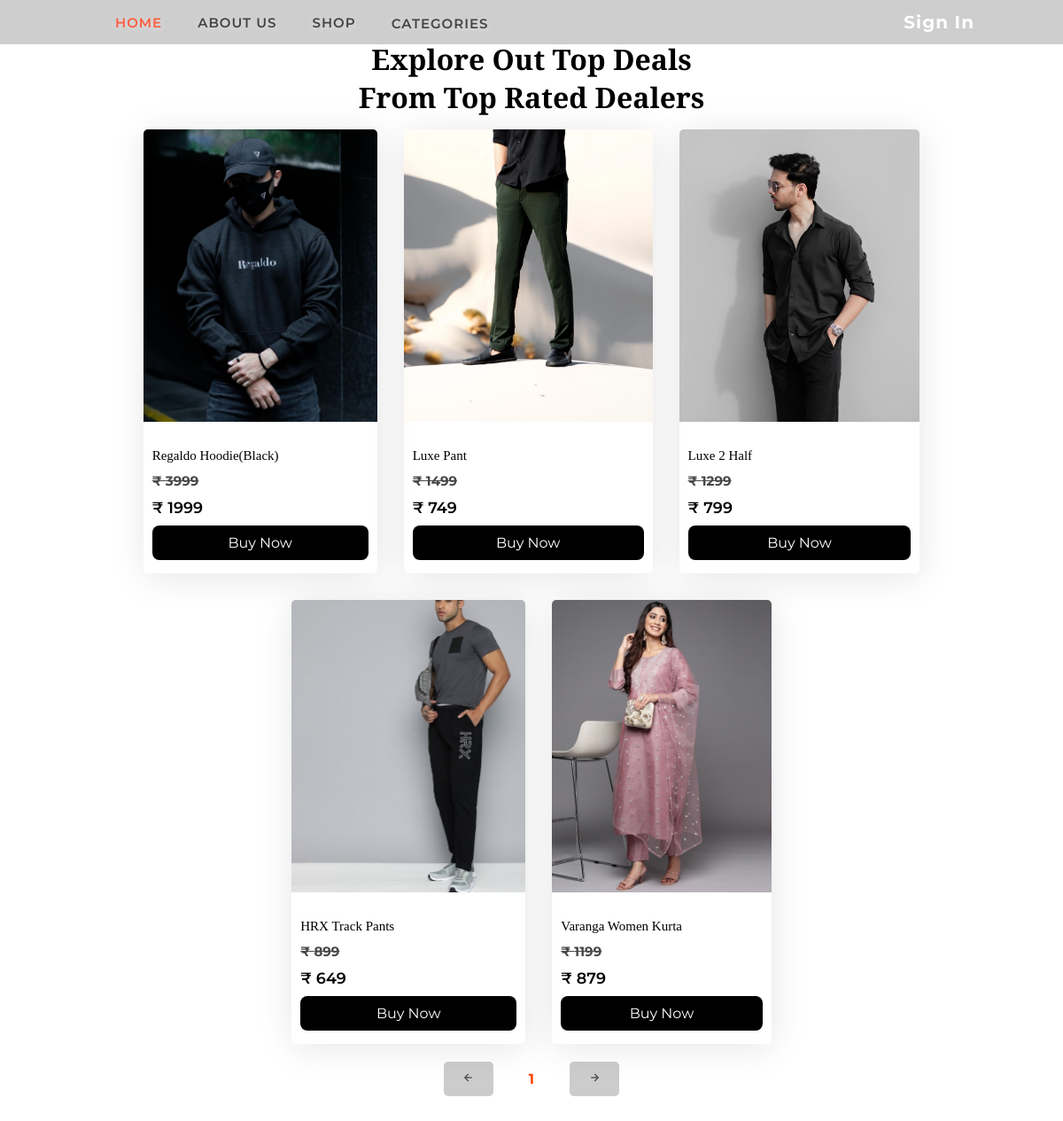
/products.php, run on the app's committed database.
### tables this page shows
CREATE TABLE `products` (
  `product_id` int(11) NOT NULL,
  `product_name` text NOT NULL,
  `category` int(11) NOT NULL,
  `product_img_main` text NOT NULL,
  `img_url2` varchar(255) NOT NULL,
  `img_url3` varchar(255) NOT NULL,
  `img_url4` varchar(255) NOT NULL,
  `img_url5` varchar(255) NOT NULL,
  `stock` int(11) NOT NULL,
  `pre_price` int(11) NOT NULL,
  `price` decimal(11,0) NOT NULL,
  `description` text NOT NULL
);

### products.php (the view, shortened to what this page needs)
<?php
include 'config.php';
$limit = 20;
$page = isset($_GET['page']) ? (int)$_GET['page'] : 1;
$offset = ($page - 1) * $limit;
$totalResult = mysqli_query($conn, "SELECT COUNT(*) as total FROM products");
$totalRow = mysqli_fetch_assoc($totalResult);
$totalProducts = $totalRow['total'];
$totalPages = ceil($totalProducts / $limit);
$res = mysqli_query($conn, "SELECT * FROM products LIMIT $limit OFFSET $offset");
?>
<!DOCTYPE html>
<html lang="en">
<head>
    <link rel="stylesheet" href="style.css">
    <link rel="stylesheet" href="home.css">
    <link rel="stylesheet" href="https://cdn.jsdelivr.net/npm/boxicons@latest/css/boxicons.min.css">
</head>
<body>
<header>
<div class="navbar">
        <a href="index.php" class="active">Home</a>
        <a href="index.php#about">About Us</a>
        <a href="products.php">Shop</a>
        <div class="tech-dropdown">
            <a href="#" id="dropdown-link">Categories</a>
        </div>
</div>
<nav id="nav" class="nav">
<a href="login.php"><span>Sign In</span></a>
</nav>
</header>
    <section class="services" id="services">
        <div class="heading">
            <h1>Explore Out Top Deals <br> From Top Rated Dealers</h1>
        </div>
        <div class="services-container">
            <?php
            while($rs=mysqli_fetch_array($res)){
                ?>
            <div href="" class="box">
                <div href="productdetail.php?product_id=<?php echo $rs['product_id'];?>" class="box-img">
                    <img src="admin/image/<?php echo $rs['product_img_main']; ?>" alt="">
                </div>
                <h3><?php echo $rs['product_name']; ?></h3>
                <h4 id="pre_price">₹ <?php echo $rs['pre_price']; ?></h4>
                <h2>&#8377; <?php echo $rs['price']; ?></h2>
                <a href="productdetail.php?product_id=<?php echo $rs['product_id'];?>" class="btn">Buy Now</a>
            </div>
            <?php
            }
            ?>
            </div>
            <div class="pagination">
    <?php if ($page > 1): ?>
        <a href="services.php?page=<?php echo $page - 1; ?>" class="btn"><i class='bx bx-left-arrow-alt' ></i></a>
        <?php else: ?>
            <a href="#" class="btn disabled"><i class='bx bx-left-arrow-alt' ></i></a>
    <?php endif; ?>
    <div class="page-numbers">
        <?php for ($i = 1; $i <= $totalPages; $i++): ?>
            <a href="services.php?page=<?php echo $i; ?>" class="<?php echo ($i === $page) ? 'active' : ''; ?>">
                <?php echo $i; ?>
            </a>
        <?php endfor; ?>
    </div>
    <?php if ($page < $totalPages): ?>
        <a href="services.php?page=<?php echo $page + 1; ?>" class="btn"><i class='bx bx-right-arrow-alt' ></i></a>
        <?php else: ?>
            <a href="#" class="btn disabled"><i class='bx bx-right-arrow-alt' ></i></a>
    <?php endif; ?>
</div>
    </section>
</body>
</html>

### style.css (style rules this page uses)
* { margin: 0; padding: 0; box-sizing: border-box; scroll-padding-top: 2rem; scroll-behavior: smooth; list-style: none; text-decoration: none; font-family: 'Poppins', sans-serif; }
* { margin: 0; padding: 0; box-sizing: border-box; scroll-padding-top: 2rem; scroll-behavior: smooth; list-style: none; text-decoration: none; font-family: 'Montserrat', sans-serif; }
:root { --main-color: #fbfbfb; --second-color: #ffac38; --text-color:#444; --gradient: linear-gradient(#fe5b3d, #ffac38); --gradient2: linear-gradient(#ffffff, #000000); --color-default: #fafafa; --color-primary: #27a776; --color-secondary: #161718; }
body { height: auto; background-size: cover; background-position: center; background-repeat: no-repeat; }
section { padding: 10px 100px; }
header { position: fixed; top: 0; left: 0; width: 100%; padding: 10px 100px 10px 100px; background-color: transparent; display: flex; justify-content: space-between; align-items: center; z-index: 100; transition: background-color 0.3s ease-in-out; scroll-behavior: smooth; }
a { text-decoration: none !important; }
header a { color: rgb(255, 255, 255); font-weight: 700; letter-spacing: 1px; transition: color 0.3s ease-in-out; scroll-behavior: smooth; text-decoration: none; }
.navbar { display: flex; justify-content: space-between; align-items: center; padding: 10px; text-transform: uppercase; }
.navbar a { font-size: 15px; color: var(--text-color); text-decoration: none; font-weight: 600; margin-left: 20px; text-decoration: none; margin-right: 20px; transition: .3s ease-in-out; text-shadow: 0px 2px 10px #ffffff74; }
.navbar a:hover, .navbar a.active { color: var(--main-color); }
.tech-dropdown { position: relative; display:inline-block; }
.heading { text-align: center; }
.heading h1 { padding-top: 10px; margin-top: 25px; font-size: 2rem; text-align: center; font-family: "Cinzel"; }
.services-container { display: flex; flex-wrap: wrap; justify-content: center; gap: 30px; margin-top: 15px; }
.services-container .box { border-radius: 5px; box-shadow: 1px 4px 41px rgba(0, 0, 0, 0.1); transition: transform 0.3s; }
.services-container .box .box-img { width: 100%; height: 350px; }
.services-container .box .box-img img { width: 100%; height: 100%; padding-bottom: 20px; border-radius: 5px 5px 0px 0px; object-fit: cover; object-position: center; }
.services-container .box h3 { font-weight: 500; text-decoration: none !important; padding: 10px; font-family: "Cinzel"; font-size: 15px; color: #000000; }
.services-container .box h4 { font-size: 15px; color: #474747; text-decoration: line-through; margin: 0px 10px 0px; }
.services-container .box h2 { font-size: 1.1rem; font-weight: 600; color: black; margin: 10px ; }
.services-container .box .btn { display: flex; justify-content: center; background: #000000; color: #ffffff; padding: 10px; margin-left: 10px; margin-right: 10px; margin-bottom: 15px; border-radius: 0.5rem; }

### data on the page
products: product_img_main (picture), product_name "Regaldo Hoodie(Black)", pre_price "3999", price "1999"
products: product_img_main (picture), product_name "Luxe Pant", pre_price "1499", price "749"
products: product_img_main (picture), product_name "Luxe 2 Half", pre_price "1299", price "799"
products: product_img_main (picture), product_name "HRX Track Pants", pre_price "899", price "649"
products: product_img_main (picture), product_name "Varanga Women Kurta", pre_price "1199", price "879"
